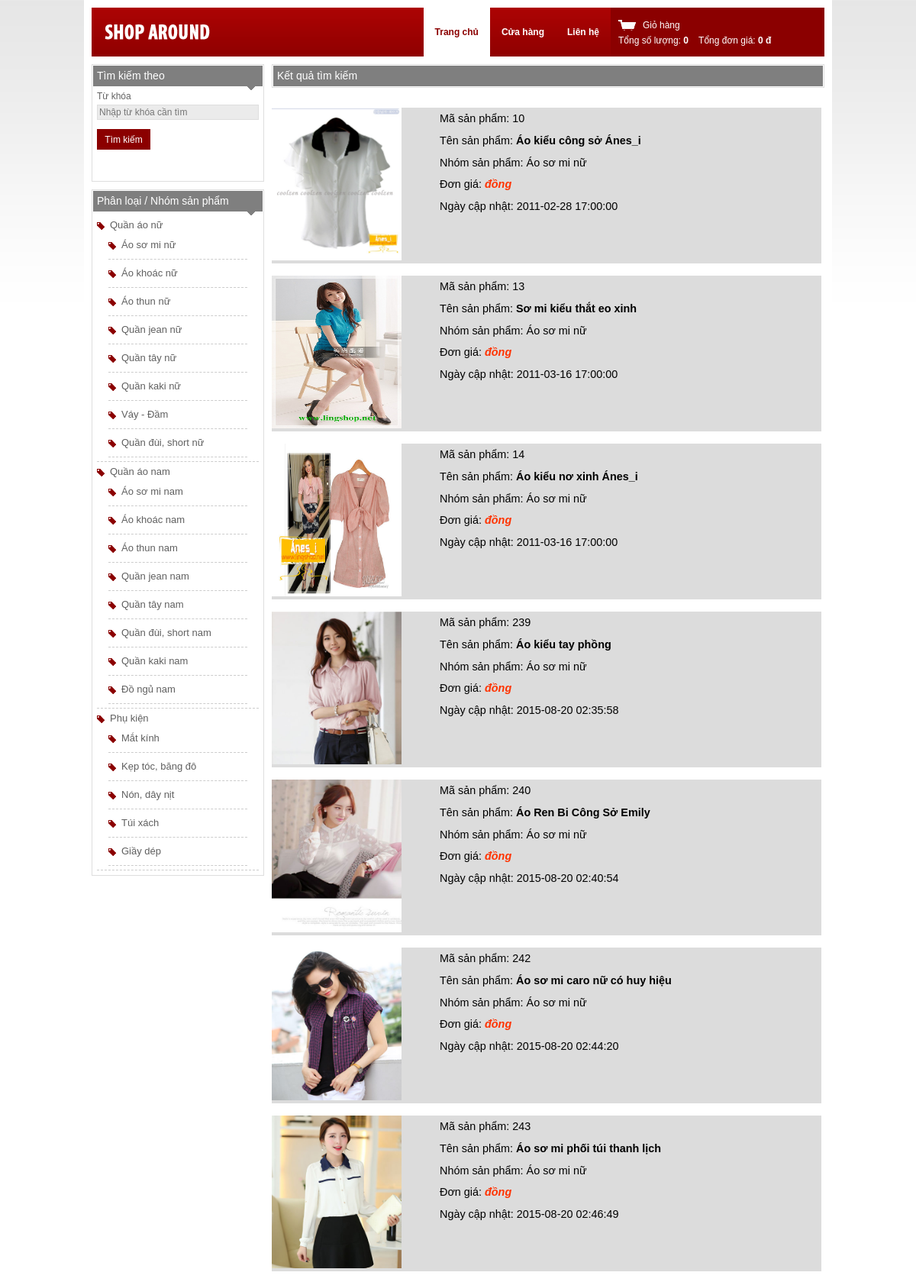
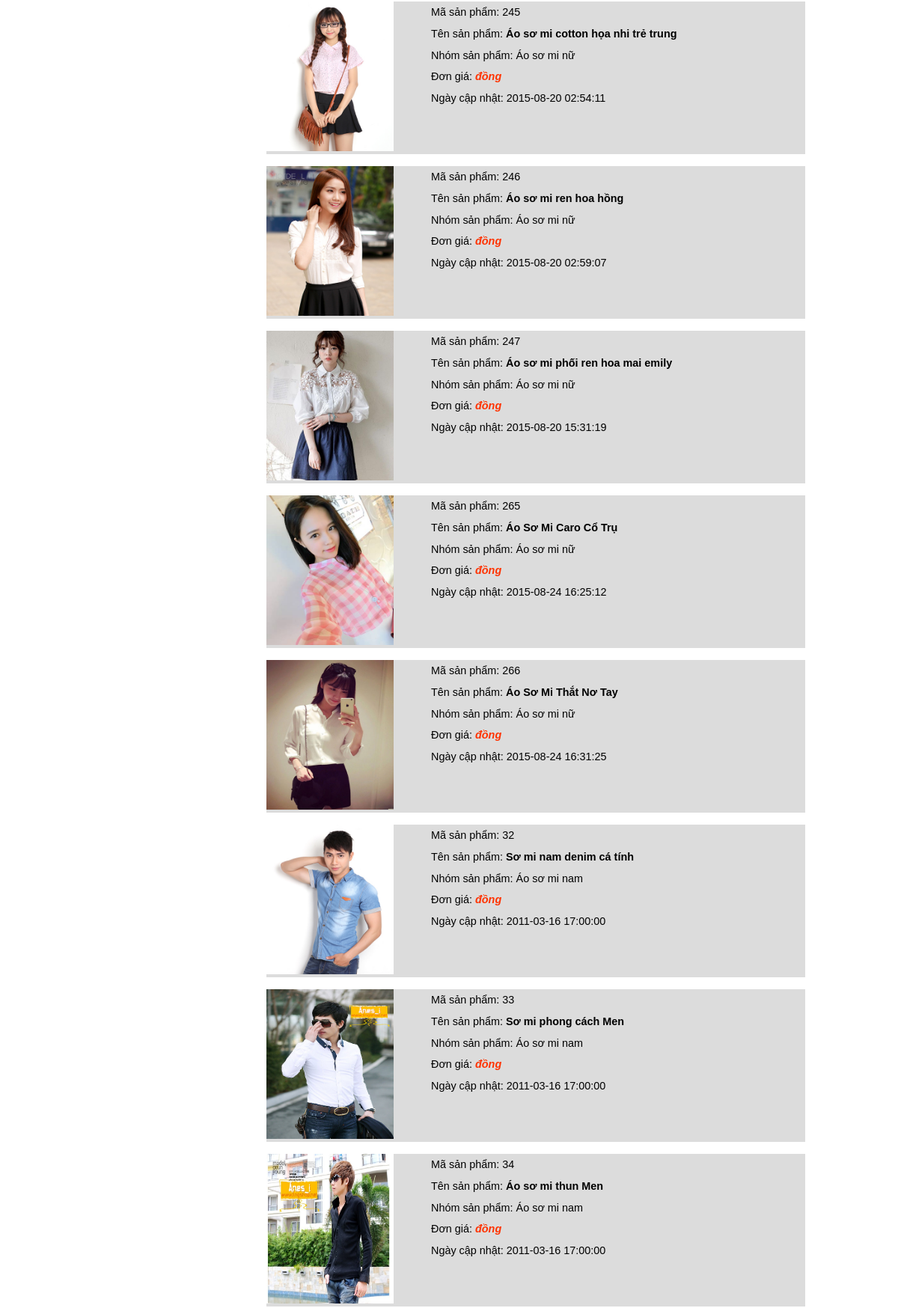
The page /controler/product/search.php (upper part) on the database its author committed (2 pictures, top to bottom).
### tables this page shows
CREATE TABLE `sanpham` (
  `SanphamID` int(11) NOT NULL,
  `TenSanPham` varchar(150) NOT NULL,
  `MoTa` longtext,
  `DonGia` int(11) NOT NULL DEFAULT '0',
  `GiaKM` int(11) NOT NULL DEFAULT '0',
  `Hinh` varchar(150) DEFAULT NULL,
  `NhomspID` int(11) NOT NULL,
  `NgayCapNhat` timestamp NOT NULL DEFAULT CURRENT_TIMESTAMP,
  `NgungBan` tinyint(1) NOT NULL DEFAULT '0',
  `BiDanh` varchar(150) DEFAULT NULL
);

CREATE TABLE `nhomsp` (
  `NhomspID` int(11) NOT NULL,
  `TenNhomsp` varchar(200) NOT NULL,
  `PhanLoaiID` int(11) NOT NULL DEFAULT '1' COMMENT '1: Quần Áo Nữ; 2: Quần Áo Nam; 3: Phụ kiện thời trang',
  `BiDanh` varchar(200) DEFAULT NULL
);

CREATE TABLE `phanloai` (
  `PhanLoaiID` int(11) NOT NULL,
  `TenPhanLoai` varchar(200) DEFAULT NULL,
  `BiDanh` varchar(200) DEFAULT NULL
);

### controler/product/search.php (called while the page is built)
<?php
require '../../model/sanpham.php';
$sanpham = new SanPham();
$keyword = $_GET['keyword'];
$ketquatim = $sanpham->docsanphamtheotukhoa($keyword);
include '../../views/product/searchresult.php';

### model/sanpham.php (called while the page is built, shortened)
<?php
require 'database.php';
class SanPham
{
    public function docsanphamtheotukhoa($keyword)
    {
         global $db;
        $query = $db->prepare("SELECT sanpham.*, nhomsp.TenNhomsp from sanpham, nhomsp where sanpham.NhomspID = nhomsp.NhomspID and TenSanPham LIKE :keyword");
        $keyword = "%$keyword%";
        $query->bindParam(":keyword",$keyword,PDO::PARAM_STR);
        $query->execute();
        return $query->fetchAll();
    }
}

### model/phanloai.php (called while the page is built, shortened)
<?php
require 'database.php';
class Phanloai
{
    public function DocDanhSach()
    {
        global $db;
        $query = $db->prepare("select * from phanloai");
        $query->execute();
        return $query->fetchAll();
    }
}

### model/nhomsanpham.php (called while the page is built, shortened)
<?php
require 'database.php';
class NhomSP
{
    public function DocNhomTheoPhanLoai($phanloaiid)
    {
        global $db;
        $query = $db->prepare("SELECT * FROM nhomsp,phanloai
where  nhomsp.PhanLoaiID= phanloai.PhanLoaiID  and phanloai.PhanLoaiID = :phanloaiid");
        $query->bindParam(":phanloaiid",$phanloaiid, PDO::PARAM_INT);
        $query->execute();
        return $query->fetchAll();
    }
}

### views/product/searchresult.php (the view, shortened to what this page needs)
<!DOCTYPE html>
<html>
    <head>
        <link rel="stylesheet" href="../../css/style.css" type="text/css" media="all" />
        <link href="../css/pager.css" rel="stylesheet" type="text/css"/>
    </head>
    <body>
        <div class="shell">
            <?php include '../../views/shared/header.php'; ?>
            <div id="main">
                <div id="content">
                   <div class="box">
        <h2>Kết quả tìm kiếm</h2>
    </div>
    <div class="search-result">
        <br />
            <?php if(count($ketquatim) > 0 ) { ?>
                <ul id="MainContent_lstResult_itemPlaceholderContainer" style="font-family: Verdana, Arial, Helvetica, sans-serif; list-style-type:none">
                <?php foreach($ketquatim as $item): ?>
                <li style="background-color: #DCDCDC;color: #000000; width:720px;overflow:auto">
                    <div style="width:200px;float:left">
                        <a href="../product/detail.php?sanphamid=<?php echo $item[0]; ?>">
                            <img src="../../photos/<?php echo $item["Hinh"]; ?>" width="170" height="200" />
                       </a>
                    </div>
                    <div style="width:500px;float:right; font-size:1.2em; line-height:2;">
                    Mã sản phẩm:
                    <span id="MainContent_lstResult_MaSanPhamLabel_0"><?php echo $item[0]; ?></span>
                    <br />
                    Tên sản phẩm:
                        <a style="text-decoration:none;color:#000" href="../product/detail.php?sanphamid=<?php echo $item[0]; ?>">
                    <span id="MainContent_lstResult_TenSanPhamLabel_0" style="font-weight:bold;"><?php echo $item[1]; ?></span></a>
                    <br />
                    Nhóm sản phẩm:
                    <span id="MainContent_lstResult_NhomSanPhamIDLabel_0"><?php echo $item['TenNhomsp']; ?></span>
                    <br />
                    Đơn giá:
                    <span id="MainContent_lstResult_DonGiaLabel_0" style="color:#FF3300;font-weight:bold;font-style:italic;"><?php number_format($item['DonGia']); ?> đồng</span>
                    <br />
                    Ngày cập nhật:
                    <span id="MainContent_lstResult_NgayCapNhatLabel_0"><?php echo $item['NgayCapNhat']; ?></span>
                    <br />
                    </div>
                </li>
                <br/>
                <?php endforeach; ?>
                </ul>
            <?php } ?>
    </div>
                </div>
                 <?php include '../../views/shared/slidebar.php'; ?>
            </div>
        </div>
    </body>
</html>

### views/shared/filter.php
<?php
require_once '../../model/phanloai.php';
require_once '../../model/nhomsanpham.php';
$phanloai= new Phanloai();
$dsphanloai = $phanloai->DocDanhSach();
$nhomsp = new NhomSP();
?>
<div class="box categories">
                        <h2>Phân loại / Nhóm sản phẩm <span></span></h2>
                        <div class="box-content">
                            <ul class="menu">
                                <?php foreach ($dsphanloai as $item): ?>
                                    <li><a href="../product/theoloai.php?phanloaiid=<?php echo $item[0]; ?>" ><?php echo $item[1]; ?></a>
                                        <ul class="subMenu">
                                            <?php $dsnhom = $nhomsp->DocNhomTheoPhanLoai($item[0]);
                                            foreach ($dsnhom as $nhom):
                                                ?>
                                                <li><a href="../product/theonhom.php?nhomspid=<?php echo $nhom[0]; ?>"> <?php echo $nhom[1]; ?></a></li>
    <?php endforeach; ?>
                                        </ul>
                                    </li>
<?php endforeach; ?>
                            </ul>
                        </div>
</div>

### css/style.css (style rules this page uses)
* { padding:0; margin:0; outline:0; }
body { background:#fff url(images/body.gif) repeat-x 0 0; font-family: "Trebuchet MS", Arial, sans-serif; font-size:12px; line-height:16px; color:#636363; }
a img { border:0; }
a { color:#8b0000; text-decoration: underline; cursor:pointer; }
h2 { font-size:14px; line-height:16px; }
.shell { width:960px; margin:0 auto; padding:10px; background:#fff; }
#content { float:right; width:724px; }
#main { padding:10px 0 0 0; }
.box { padding:1px; border:solid 1px #dedede; margin-bottom:10px; }
.box h2 { background:#7f7f7f; color:#fff; font-weight: normal; padding:0 5px; position:relative; height:27px; line-height:27px; }
.box h2 span { position:absolute; width:10px; height:5px; background:url(images/h2-arr.gif); top:27px; right:10px; font-size:0; line-height:0; }
.box-content { padding:5px; }
.categories { min-height:383px; }
.categories ul { list-style-type: none; font-size:13px; }
.categories ul li { border-bottom:dashed 1px #ccc; padding:5px 0; }
.categories ul li a { color:#5f5f5f; text-decoration: none; background:url(images/cat.gif) no-repeat 0 4px; padding-left:17px; }
.categories ul li ul { margin: 0px 15px; }
.categories ul li ul li { padding:10px 0px; }

### rows shown on the page
sanpham: Hinh (picture), SanphamID "10", TenSanPham "Áo kiểu công sở Ánes_i", NhomspID.TenNhomsp "Áo sơ mi nữ", NgayCapNhat "2011-02-28 17:00:00"
sanpham: Hinh (picture), SanphamID "13", TenSanPham "Sơ mi kiểu thắt eo xinh", NhomspID.TenNhomsp "Áo sơ mi nữ", NgayCapNhat "2011-03-16 17:00:00"
sanpham: Hinh (picture), SanphamID "14", TenSanPham "Áo kiểu nơ xinh Ánes_i", NhomspID.TenNhomsp "Áo sơ mi nữ", NgayCapNhat "2011-03-16 17:00:00"
sanpham: Hinh (picture), SanphamID "239", TenSanPham "Áo kiểu tay phồng", NhomspID.TenNhomsp "Áo sơ mi nữ", NgayCapNhat "2015-08-20 02:35:58"
sanpham: Hinh (picture), SanphamID "240", TenSanPham "Áo Ren Bi Công Sở Emily", NhomspID.TenNhomsp "Áo sơ mi nữ", NgayCapNhat "2015-08-20 02:40:54"
sanpham: Hinh (picture), SanphamID "242", TenSanPham "Áo sơ mi caro nữ có huy hiệu", NhomspID.TenNhomsp "Áo sơ mi nữ", NgayCapNhat "2015-08-20 02:44:20"
sanpham: Hinh (picture), SanphamID "243", TenSanPham "Áo sơ mi phối túi thanh lịch", NhomspID.TenNhomsp "Áo sơ mi nữ", NgayCapNhat "2015-08-20 02:46:49"
sanpham: Hinh (picture), SanphamID "245", TenSanPham "Áo sơ mi cotton họa nhi trẻ trung", NhomspID.TenNhomsp "Áo sơ mi nữ", NgayCapNhat "2015-08-20 02:54:11"
sanpham: Hinh (picture), SanphamID "246", TenSanPham "Áo sơ mi ren hoa hồng", NhomspID.TenNhomsp "Áo sơ mi nữ", NgayCapNhat "2015-08-20 02:59:07"
sanpham: Hinh (picture), SanphamID "247", TenSanPham "Áo sơ mi phối ren hoa mai emily", NhomspID.TenNhomsp "Áo sơ mi nữ", NgayCapNhat "2015-08-20 15:31:19"
sanpham: Hinh (picture), SanphamID "265", TenSanPham "Áo Sơ Mi Caro Cổ Trụ", NhomspID.TenNhomsp "Áo sơ mi nữ", NgayCapNhat "2015-08-24 16:25:12"
sanpham: Hinh (picture), SanphamID "266", TenSanPham "Áo Sơ Mi Thắt Nơ Tay", NhomspID.TenNhomsp "Áo sơ mi nữ", NgayCapNhat "2015-08-24 16:31:25"
sanpham: Hinh (picture), SanphamID "32", TenSanPham "Sơ mi nam denim cá tính", NhomspID.TenNhomsp "Áo sơ mi nam", NgayCapNhat "2011-03-16 17:00:00"
sanpham: Hinh (picture), SanphamID "33", TenSanPham "Sơ mi phong cách Men", NhomspID.TenNhomsp "Áo sơ mi nam", NgayCapNhat "2011-03-16 17:00:00"
sanpham: Hinh (picture), SanphamID "34", TenSanPham "Áo sơ mi thun Men", NhomspID.TenNhomsp "Áo sơ mi nam", NgayCapNhat "2011-03-16 17:00:00"

### other values the page prints
$tongsoluong "0"
$trigia "0"
